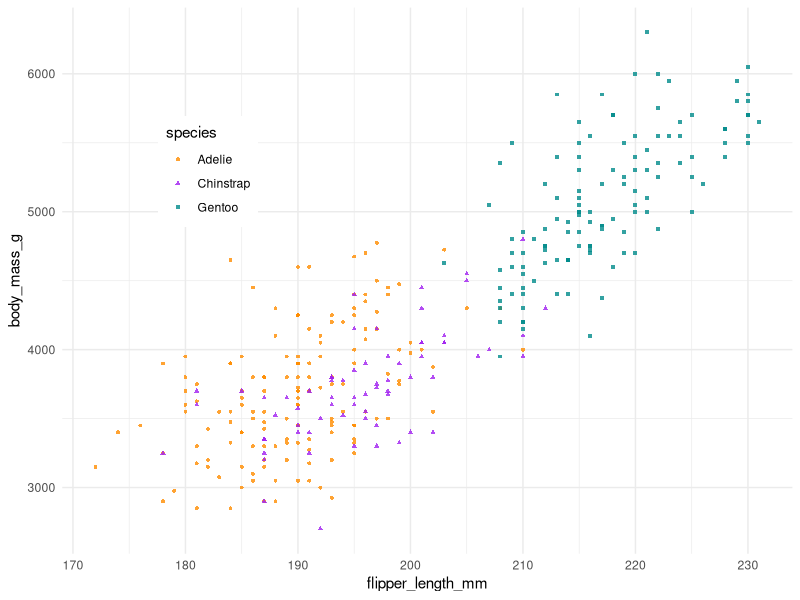

Source code (R):
## ---- chunk 1
knitr::opts_chunk$set(echo = TRUE, message=FALSE, warning=FALSE,
                      comment="", digits = 3, tidy = FALSE, prompt = FALSE, fig.align = 'center')
library(tidyverse)
## ---- chunk 2
library(palmerpenguins)
library(tidyverse)

ggplot(data = penguins,
                       aes(x = flipper_length_mm,
                           y = body_mass_g)) +
  geom_point(aes(color = species,
                 shape = species),
             size = 1,
             alpha = 0.8) +
  theme_minimal() +
  scale_color_manual(values = c("darkorange","purple","cyan4")) +
  theme(legend.position = c(0.2, 0.7),
        legend.background = element_rect(fill = "white", color = NA),
        plot.title.position = "plot",
        plot.caption = element_text(hjust = 0, face= "italic"),
        plot.caption.position = "plot")
